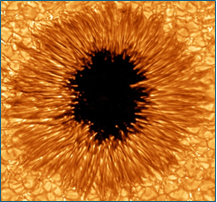
#> input picture Fig_1_a.png, 217 x 202 px
$ jupyter execute 'k-means clustering-image segmentation.ipynb'   (shell and % lines are left out)
#> lines starting #> are read from the running program, lines starting #| are printed output that depends on the picture; long printed decimals are rounded
[cell 1]
import cv2 as cv
import numpy as np
import matplotlib.pyplot as plt

[cell 2]
#reading the image
img = cv.imread('Fig_1_a.png')
#> img is the input picture: shape (202, 217, 3); mean B, G, R 35.8, 106.9, 183.5
#converting the image to grayscale
img = cv.cvtColor(img,cv.COLOR_BGR2GRAY)
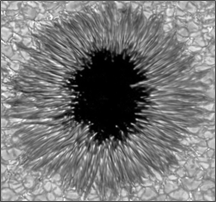
#> img: shape (202, 217); min 0, max 255, mean 121.7
#reshaping image
img_r = img.reshape((-1,1))

#printing dimensions of the image
r,c = img.shape
#> r = 202; c = 217
print(f"Rows: {r} \nColumns: {c}")
#| Rows: 202
#| Columns: 217

[cell 3]
#converting the type of the reshaped image to float32
img_r = np.float32(img_r)

[cell 4]
#Applying image segmentation using k-means clustering
criteria = (cv.TERM_CRITERIA_EPS + cv.TERM_CRITERIA_MAX_ITER, 10, 1.0)
#k is the number of segements or clusters
k = 3
ret,label,center=cv.kmeans(img_r,k,None,criteria,10,cv.KMEANS_PP_CENTERS)
#> ret = 18795059.9; center = [172.3, 10.05, 110.9]

[cell 5]
#converting the type of center values to uint8
center = np.uint8(center)
#> center = [172, 10, 110]
res = center[label.flatten()]
#reshaping it back to the original size
res2 = res.reshape((img.shape))
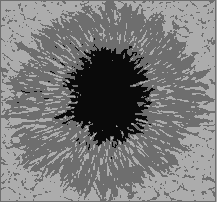
#> res2: shape (202, 217); min 10, max 172, mean 121.2

[cell 6]
cv.imshow('segemented',res2)
cv.imwrite('segmented8.jpg',res2)
cv.waitKey(0)
cv.destroyAllWindows()

[cell 7]
cluster_counts = np.bincount(label.flatten())
#> cluster_counts = [17026, 5661, 21147]

print("Number of pixels in each segmentation (cluster):")
for i, count in enumerate(cluster_counts):
  print(f"Cluster {i+1}: {count}")
#> this loop made 3 passes
#> count on passes 1 to 3: 17026, 5661, 21147
#| Cluster 1: 17026
#| Cluster 2: 5661
#| Cluster 3: 21147

[cell 8]
values = center.flatten()
#> values = [172, 10, 110]
print(values)
#| [172  10 110]

#retrieving the least value for umbra and second least for penumbra and storing them
umb = np.min(values)
#> umb = 10
values = [val for val in values if val > umb]
#> values = [172, 110]
penu = np.min(values)
#> penu = 110
print("maximum average value for umbra: ",umb)
#| maximum average value for umbra:  10
print("maximum average value for penumbra: ",penu)
#| maximum average value for penumbra:  110

[cell 9]
seg = cv.imread('segmented8.jpg')
#> seg: shape (202, 217, 3); min 3, max 180, mean 121.2
seg_g = cv.cvtColor(seg,cv.COLOR_BGR2GRAY)

cv.imshow('seg',seg_g)

[cell 10]
#creating a image of white
plain= np.full((r, c, 3), 255, dtype='uint8')

[cell 11]
#calculating the correction factor for penumbra
maxf = np.max(values)
#> maxf = 172
correction_factor_p = int((maxf-penu) / 2)
#> correction_factor_p = 31
print("Correction factor for penumbra: ",correction_factor_p)
#| Correction factor for penumbra:  31

[cell 12]
#calculating the correction factor for umbra
correction_factor_u = int((penu-umb)/2)
#> correction_factor_u = 50
print("Correction factor for umbra: ",correction_factor_u)
#| Correction factor for umbra:  50

[cell 13]
#retrieving values of penumbra
penumbra=cv.cvtColor(plain, cv.COLOR_BGR2GRAY)
#> plain: shape (202, 217, 3); every value is 255
count_p =0

for i in range(r):
    for j in range(c):
        if seg_g[i,j] >umb+correction_factor_u:
            if seg_g[i,j] <=penu+correction_factor_p:
                penumbra[i,j] = seg_g[i,j]
                count_p += 1
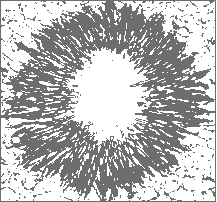
#> penumbra: shape (202, 217); min 102, max 255, mean 185
#> after the loop, count_p = 21147


print('Total number of pixels in penumbra: ',count_p)
#| Total number of pixels in penumbra:  21147
cv.imshow('penum',penumbra)
cv.waitKey(0)
cv.destroyAllWindows()

[cell 14]
#retrieving values of penumbra
count_u =0
umbra=cv.cvtColor(plain, cv.COLOR_BGR2GRAY)

for i in range(r):
    for j in range(c):
        if seg_g[i,j]<=umb+correction_factor_u:
            umbra[i,j] = seg_g[i,j]
            count_u += 1
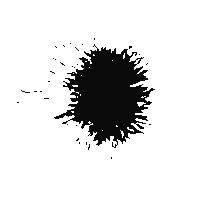
#> umbra: shape (202, 217); min 3, max 255, mean 223.4
#> after the loop, count_u = 5661

cv.imshow('umbra',umbra)
cv.waitKey(0)
cv.destroyAllWindows()
print('Total number of pixels in umbra: ',count_u)
#| Total number of pixels in umbra:  5661
print('Ratio of penumbra over umbra: ',count_p/count_u)
#| Ratio of penumbra over umbra:  3.736
print('Ratio of umbra over penumbra: ',count_u/count_p)
#| Ratio of umbra over penumbra:  0.2677
